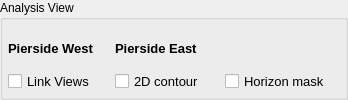
      <widget class="QGroupBox" name="groupBox_4">
       <property name="title">
        <string>Analysis View</string>
       </property>
       <property name="large" stdset="0">
        <bool>true</bool>
       </property>
       <layout class="QGridLayout" name="gridLayout_5">
        <property name="leftMargin">
         <number>5</number>
        </property>
        <property name="topMargin">
         <number>10</number>
        </property>
        <property name="rightMargin">
         <number>15</number>
        </property>
        <property name="bottomMargin">
         <number>5</number>
        </property>
        <property name="horizontalSpacing">
         <number>20</number>
        </property>
        <property name="verticalSpacing">
         <number>5</number>
        </property>
        <item row="1" column="1">
         <widget class="QCheckBox" name="linkViews">
          <property name="minimumSize">
           <size>
            <width>0</width>
            <height>21</height>
           </size>
          </property>
          <property name="font">
           <font>
            <family>Arial</family>
            <pointsize>10</pointsize>
           </font>
          </property>
          <property name="text">
           <string>Link Views</string>
          </property>
         </widget>
        </item>
        <item row="1" column="2">
         <widget class="QCheckBox" name="showISO">
          <property name="minimumSize">
           <size>
            <width>0</width>
            <height>21</height>
           </size>
          </property>
          <property name="font">
           <font>
            <family>Arial</family>
            <pointsize>10</pointsize>
           </font>
          </property>
          <property name="text">
           <string>2D contour</string>
          </property>
         </widget>
        </item>
        <item row="0" column="1">
         <widget class="QLabel" name="pointsWest">
          <property name="minimumSize">
           <size>
            <width>0</width>
            <height>21</height>
           </size>
          </property>
          <property name="font">
           <font>
            <family>Arial</family>
            <pointsize>10</pointsize>
            <bold>true</bold>
           </font>
          </property>
          <property name="text">
           <string>Pierside West</string>
          </property>
          <property name="color" stdset="0">
           <string>green</string>
          </property>
         </widget>
        </item>
        <item row="0" column="2">
         <widget class="QLabel" name="pointsEast">
          <property name="minimumSize">
           <size>
            <width>0</width>
            <height>21</height>
           </size>
          </property>
          <property name="font">
           <font>
            <family>Arial</family>
            <pointsize>10</pointsize>
            <bold>true</bold>
           </font>
          </property>
          <property name="text">
           <string>Pierside East</string>
          </property>
          <property name="color" stdset="0">
           <string>yellow</string>
          </property>
         </widget>
        </item>
        <item row="1" column="3">
         <widget class="QCheckBox" name="showHorizon">
          <property name="minimumSize">
           <size>
            <width>0</width>
            <height>21</height>
           </size>
          </property>
          <property name="font">
           <font>
            <family>Arial</family>
            <pointsize>10</pointsize>
           </font>
          </property>
          <property name="text">
           <string>Horizon mask</string>
          </property>
         </widget>
        </item>
       </layout>
      </widget>
